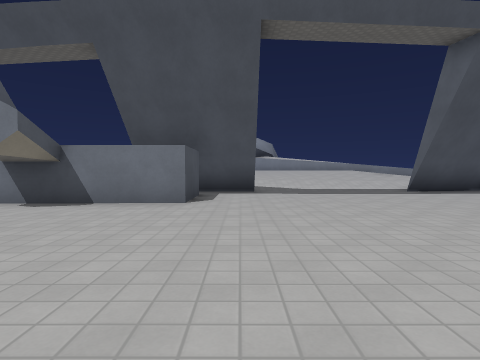
[1] (above)

22 first-person views from a walk through a Godot game level. The camera is 1.2 m above the floor, tilts 2° down and sees 80° across. The floor is counted in squares, 2 m on a side. Each view is taken from the middle of a square. On the plan, view 1 faces up. The plan holds only what a view shows up to about 9 squares ahead; the rest is blank. The place goes on beyond the plan. Surface patterns are stand-ins for the level's own textures.

[2]
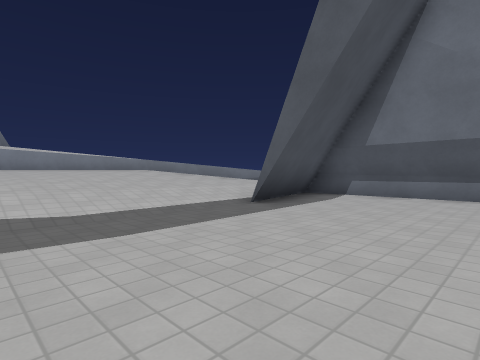

[3]
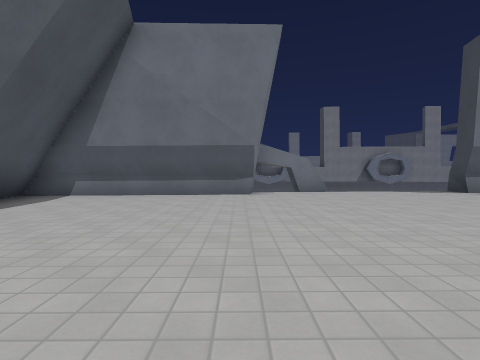

[4]
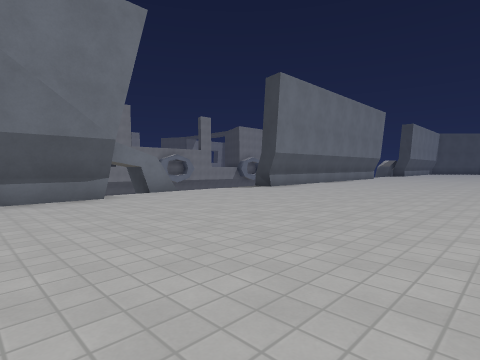

[5]
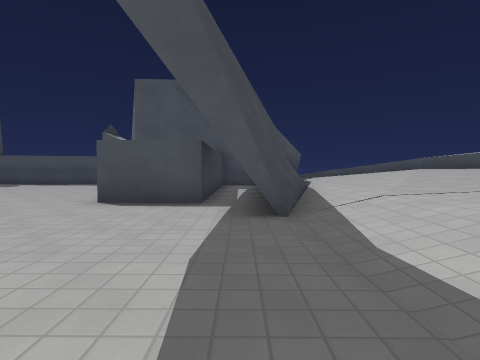

[6]
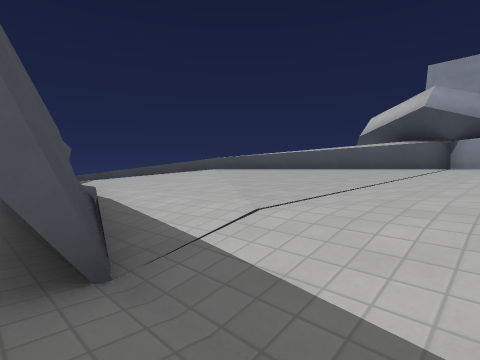

[7]
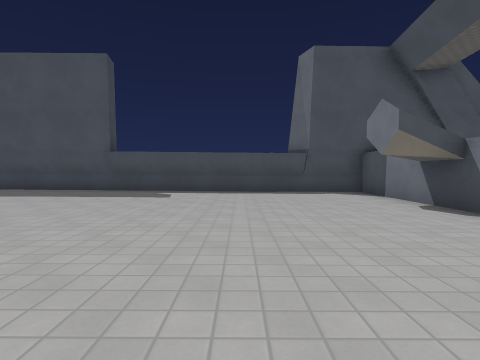

[8]
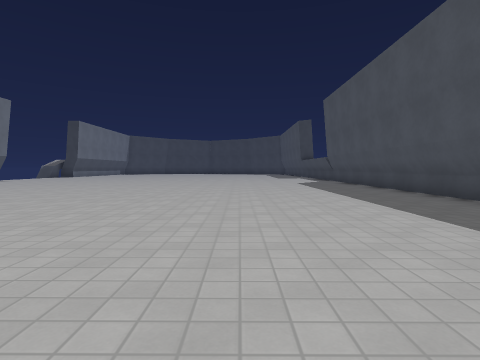

[9]
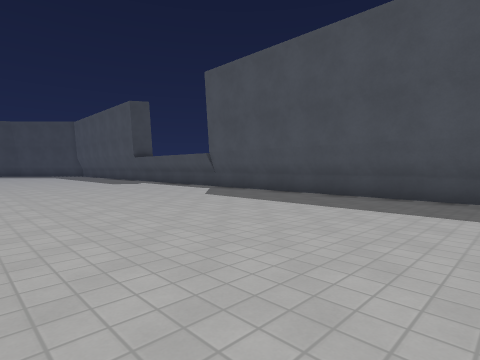

[10]
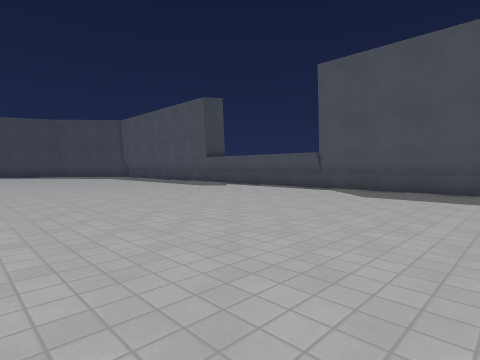

[11]
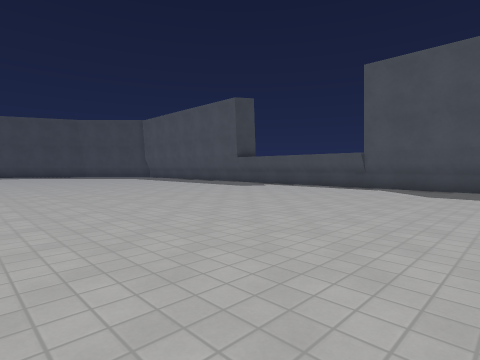

[12]
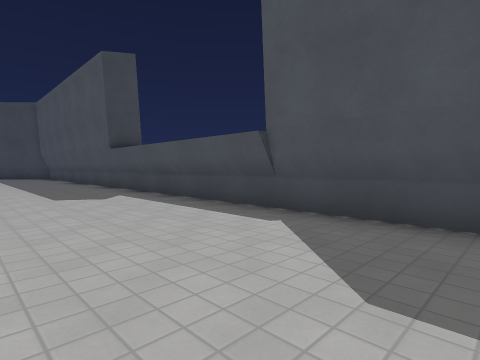

[13]
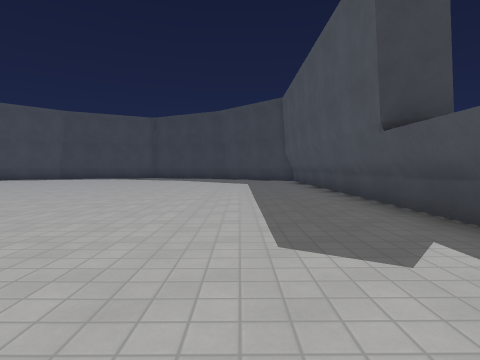

[14]
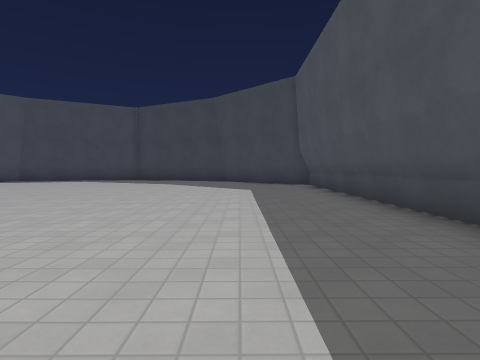

[15]
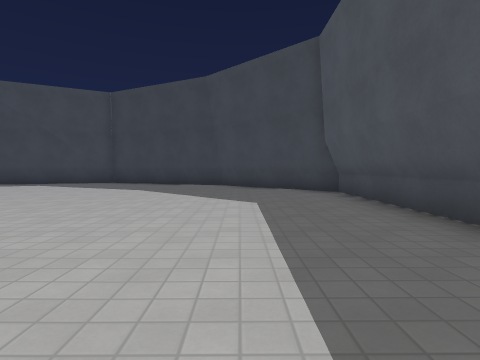

[16]
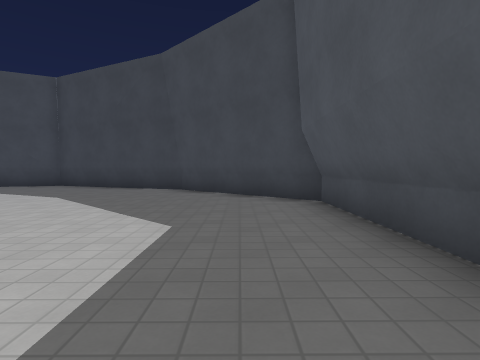

[17]
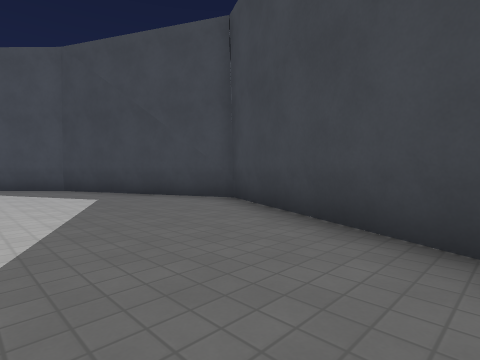

[18]
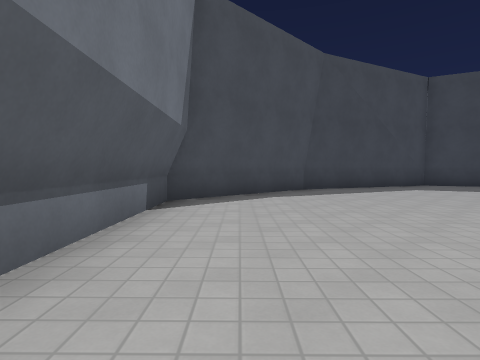

[19]
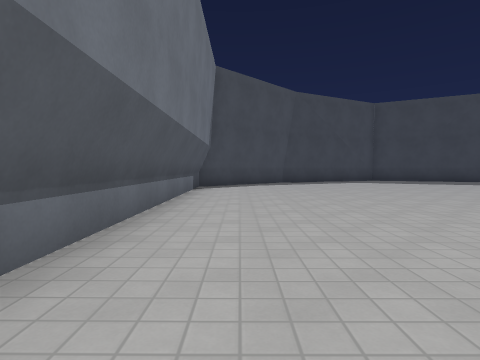

[20]
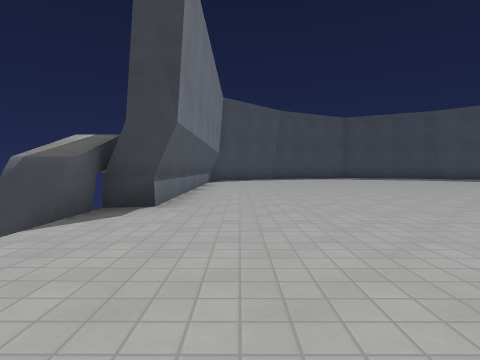

[21]
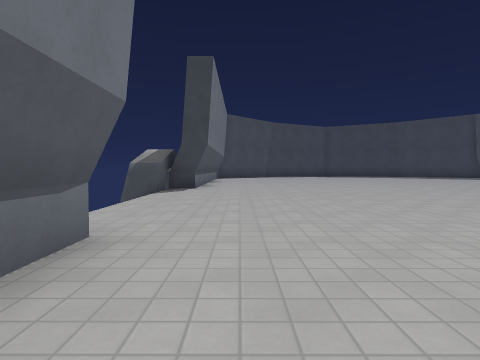

[22]
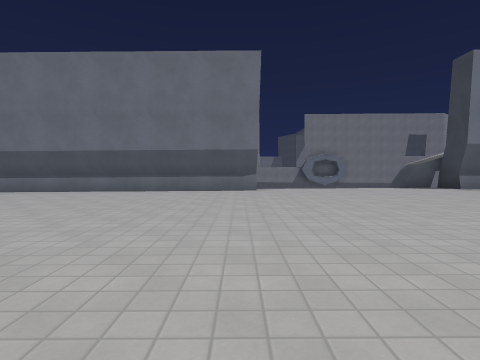

### Floor plan
Key: @ floor where view 1 was taken; # wall or solid block; x gap in a wall; . main floor; : floor 0.25 m higher than the main floor; - floor 0.25 m lower than the main floor; + floor 0.5 m higher than the main floor; * floor 0.75 m higher than the main floor; % floor 1 m higher than the main floor; / step, stairs or slope; = window, fence, low wall or low ledge; ^ raised ledge; v drop or lower ground.
Columns run from 8 left of view 1 to 10 right of it. Each row starts with its distance up from view 1.
 18        ###
 17        # %^
 16         %%%^
 15      ==%%%%%^
 14       %%**%%%^
 13   #= %%****%%%^
 12   #=********//*^
 11  #+++***++*////+^
 10  #  = ++////////
  9     #####/////####
  8       ###.....---#
  7       ##........-#
  6 ########.........#
  5 #................#
  4 #................#
  3 #................v
  2 #................##
  1 #................
  0 #.......@  ......
 -1 #........  ......
 -2 #......... ......x
 -3 #......... ....
 -4 #.............   #
 -5 #...........   ..#
 -6 #............ ...#
 -7 #................#
 -8 #................#
 -9 #................#
-10 #................#
-11 #................#
-12 #.:........:.....
-13 #:::.::::::::....
-14 #::::::::::::::::
-15 #::::::::::::::::
-16 #::::::::::::::::#
-17 #::::::::::::::::#
-18 #::::::::::::::::#
-19 #::::::::::::::::#
-20 #::::::::::::::::#
-21 #::::::::::::::::#
-22 #::::::::::::::::#
-23 #::::::::::::::::#
-24 #::::::::::::::::#
-25 #::::::::::::::::#
-26 #::::::::::::::::#
-27 ##::::::::::::::##
-28  ##::::::::::::##
-29   ##::::::::::##
-30    ####::::####
-31       ######

Where each view was taken, in squares from view 1:
view 1: 0 up, 0 right, facing up
view 2: 5 up, 1 right, facing up-right
view 3: 4 up, 1 right, facing right
view 4: 6 up, 2 right, facing down-right
view 5: 8 up, 4 right, facing left
view 6: 8 up, 2 right, facing up-left
view 7: 2 up, 1 right, facing left
view 8: 2 up, 3 left, facing down
view 9: 4 down, 1 left, facing down-left
view 10: 7 down, 1 right, facing down-left
view 11: 8 down, 2 right, facing down-left
view 12: 9 down, 4 left, facing down-left
view 13: 13 down, 5 left, facing down
view 14: 16 down, 5 left, facing down
view 15: 19 down, 5 left, facing down
view 16: 21 down, 6 left, facing down
view 17: 27 down, 4 left, facing down-right
view 18: 21 down, 7 right, facing down
view 19: 17 down, 7 right, facing down
view 20: 13 down, 7 right, facing down
view 21: 9 down, 7 right, facing down
view 22: 11 down, 0 right, facing right
